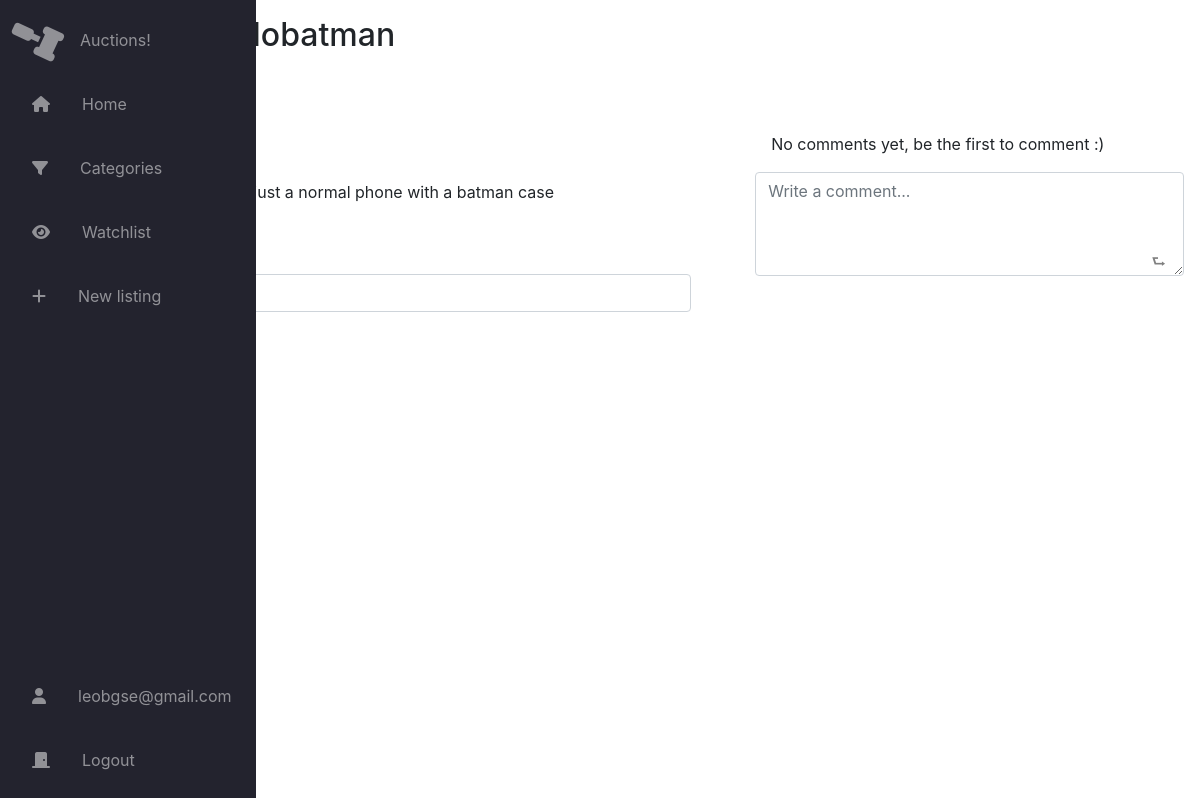
The app's page /listing/6 (signed in) with its own data.
### auctions/models.py (models this page shows, shortened)
class User(AbstractUser):
    pass

class Listings(models.Model):
    bidsUntilNow = models.IntegerField(default=0)
    category = models.CharField(max_length=30, blank=True, null=True)
    description = models.CharField(max_length=300)
    imageUrl = models.URLField(blank=True, null=True)
    currentBid = models.DecimalField(default=0, max_digits=8, decimal_places=2)
    title = models.CharField(max_length=64)
    winner_id = models.IntegerField(blank=True, null=True)
    is_close = models.BooleanField(default=False)
    FK_user = models.ForeignKey(User, on_delete=models.CASCADE)

### auctions/views.py (the view)
# urls.py: path("listing/<int:list_pk>", views.listing_page, name="listing_page"),
def listing_page(request, list_pk):
    listing_data = Listings.objects.filter(pk=list_pk)
    bid_data = Bids.objects.filter(FK_list__pk=list_pk)
    context = {"watchList": False}
    comments = Comments.objects.filter(FK_list__pk=list_pk).order_by('-id')
    if request.user.id:
        w_data = WatchList.objects.filter(Q(FK_user=request.user) & Q(FK_list__pk=list_pk))
        if len(w_data) > 0:
            context = {"watchList": True}
    if len(listing_data) == 0:
        messages.error(request, 'Listing not found.')
        return HttpResponseRedirect(reverse("index"))
    elif len(listing_data) > 0 and len(bid_data) == 0:
        context.update({'listing': listing_data[0], 'bid':None})
    else:
        context.update({'listing': listing_data[0], 'bid':Bids.objects.filter(FK_list__pk=list_pk).latest('bid')})
    if len(comments) > 0:
        context.update({'comments': comments})
    return render(request, "auctions/listingpage.html", context)

### auctions/templates/auctions/listingpage.html (shortened to what this page needs)
{% extends "auctions/layout.html" %}
{% block body %}
    <div class="container-flex ml-3">
        <div class="container-listing">
            {% if listing.is_close == True %}
                <h2> <del>Listing: {{listing.title}}</del> - CLOSED</h2>
            {% else %}
                {% if listing.category != "" %}
                    <h2> Listing: {{listing.title}}</h2>
                    <p style="font-size: 0.875rem;">Category: {{listing.category}}</p>
                {% endif %}
            {% endif %}
            {% if user.is_authenticated %}
                <form method="POST" class="responsive-form mb-1">
                    {% if watchList == True %}
                        <button class="btn btn-secondary btn-sm" type="submit" formaction="{% url 'watchlist' listing.id 'remove' %}">
                            <i class="fa-solid fa-eye-slash"></i>
                            <span>Remove</span>
                        </button>
                    {% else %}
                        <button class="btn btn-primary btn-sm" type="submit" formaction="{% url 'watchlist' listing.id 'add' %}">
                            <span>Watchlist</span>
                        </button>
                    {% endif %}
                </form>
            {% endif %}
            {% if listing.imageUrl != "" %}
                <div class="img-container mb-3">
                </div>
            {% endif %}
            <p class="listings-description">{{listing.description}}</p>
            {% if bid == None %}
                <h4 style="display: inline-block;">Minimum bid: ${{listing.currentBid}}</h4>
            {% else %}
                <h4 style="display: inline-block;">
                </h4>
            {% endif %}
            <form class="responsive-form" action="{% url 'new_bid' listing.id %}" method="post">
                {% if bid == None %}
                    <div class="small-text">No bids yet.</div>
                    <input class="form-control" type="number" step="0.01" min="{{listing.currentBid}}" name="bid" placeholder="Bid">
                {% else %}
                    <div class="small-text">{{listing.bidsUntilNow}} bid(s) so far. {% if user.is_authenticated and user.id == bid.FK_user.id %} Yor bid is the current bid {%endif%}</div>
                    <input class="form-control" type="number" step="0.01" min="{{bid.bid}}" name="bid" placeholder="Bid">
                {% endif %}
                {% if listing.is_close == False%}
                    {% if user.is_authenticated %}
                        <button type="submit" class="btn btn-primary mt-3" >Place Bid</button>
                    {% else %}
                        <button type="submit" class="btn btn-primary mt-3" disabled>Login required</button>
                    {%endif%}
                {%endif%}
            </form>
        </div>
        <div class="container-comments">
            {% if comments %}
                <h3>Comments:</h3>
                <div class="container-comments-boxes">
                    {% for i in comments%}
                        <div class="comment-box mb-2">
                            <pre>{{i.comment}}</pre>
                        </div>
                    {% endfor %}
                </div>
            {% else %}
                <p class="m-3"> No comments yet, be the first to comment :)</p>
            {% endif %}
            {% if listing.is_close == False %}
                <form action="{% url 'add_comment' listing.id%}" method="POST">
                    <div class="textarea-container">
                        {% if user.is_authenticated %}
                            <textarea class="form-control " rows="3" name="comment" placeholder="Write a comment..." maxlength="240"></textarea>
                            <button type="submit" class="textarea-button">&#11153;</button>
                        {% else %}
                            <textarea class="form-control " rows="3" name="comment" placeholder="Write a comment... (Login required)"></textarea>
                        {%endif%}
                    </div>
                </form>
            {% endif %}
        </div>
    </div>
{% endblock %}

### auctions/templates/auctions/layout.html (shortened to what this page needs)
{% load static %}
<!DOCTYPE html>
<html lang="en">
    <head>
        <link rel="stylesheet" href="https://stackpath.bootstrapcdn.com/bootstrap/4.4.1/css/bootstrap.min.css">
        <link href="{% static 'auctions/styles.css' %}" rel="stylesheet">
    </head>
    <body>
        <nav class="navbar">
            <ul class="navbar-nav">
                <li class="navbar-item main-item">
                    <a href="{% url 'index' %}" class="navbar-link">
                        <i class="fa-solid fa-gavel fa-3x logo"></i>
                        <span class="link-text">Auctions!</span>
                    </a>
                </li>
                <li class="navbar-item ">
                    <a href="{% url 'index' %}" class="navbar-link">
                        <i class="fa-solid fa-house"></i>
                        <span class="link-text">Home</span>
                    </a>
                </li>
                <li class="navbar-item">
                    <a href="{% url 'categories' 'all' %}" class="navbar-link">
                        <i class="fa-solid fa-filter"></i>
                        <span class="link-text">Categories</span>
                    </a>
                </li>
                {% if user.is_authenticated %}
                    <li class="navbar-item">
                        <a href="{% url 'my_watchlist' %}" class="navbar-link">
                            <i class="fa-solid fa-eye "></i>
                            <span class="link-text">Watchlist</span>
                        </a>
                    </li>
                    <li class="navbar-item">
                        <a href="{% url 'new_listing' %}" class="navbar-link">
                            <i class="fa-solid fa-plus "></i>
                            <span class="link-text">New listing</span>
                        </a>
                    </li>
                    <li class="navbar-item navbar-bottom-item">
                        <span class="navbar-link">
                            <i class="fa-solid fa-user"></i>
                            <span class="link-text">{{user.username}}</span>
                        </span>
                    </li>
                    <li class="navbar-item ">
                        <a href="{% url 'logout' %}" class="navbar-link">
                            <i class="fa-solid fa-door-closed"></i>
                            <span class="link-text">Logout</span>
                        </a>
                    </li>
                {% endif %}
            </ul>
        </nav>
        <main>
            {% block body %}
            {% endblock %}
        </main>
    </body>
</html>

### auctions/static/auctions/styles.css (style rules this page uses)
body { margin: 0; max-width: 2200px; padding: 0; }
main { margin-left: 5rem; padding: 1rem; }
.navbar { background-color: #23232e; height: 100vh; position: fixed; transition: all 200ms ease; width: 5rem; z-index: 1; }
.navbar-nav { display: flex; flex-direction: column; height: 100%; list-style: none; margin: 0; padding: 0; width: 100%; }
.logo { margin: 0 !important; transform: rotate(0deg); transition: transform 300ms ease-in-out; }
.navbar-item { width: 100%; }
.navbar-link { align-items: center; color: white; height: 4rem; display: flex; filter: grayscale(100%) opacity(0.5); transition: 300ms ease; }
.navbar-link i { margin: 0 1rem }
.link-text { display: none; margin-left: 1rem; transition: all 300ms ease; }
.navbar-bottom-item { margin-top: auto; }
.small-text { color: rgb(116, 116, 116); font-size: 0.70rem; }
.container-flex { display: flex; flex-direction: column; }
.responsive-form { width: 90%; }
.img-container { height: auto; margin: 10px 0px 30px 0; width: 90%; }
.textarea-container { position: relative; }
.textarea-container textarea { padding-bottom: 24px; padding-right: 30px ; }
.textarea-button { background-color: inherit; border: none; bottom: 2px; color: grey; position: absolute; right: 12px; }
.container-listing { width: 60%; }
.container-comments { margin-top: 100px; width: 40%; }
.container-flex { justify-content: space-between; flex-direction: row; max-width: 1400px; }

### records on screen
User: username "leobgse@gmail.com"
Listings: title "Mobatman", description "Batman mobile, or just a normal phone with a batman case"
